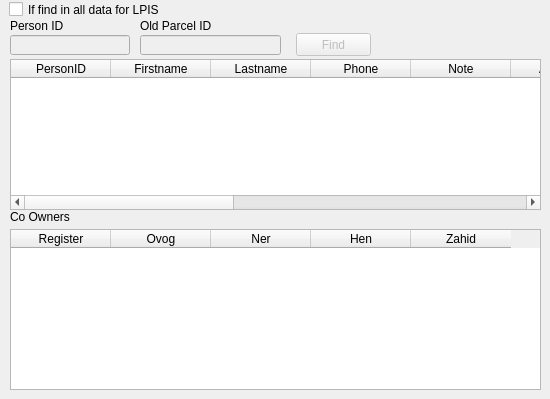
      <widget class="QWidget" name="tab_6">
       <attribute name="title">
        <string>LPIS</string>
       </attribute>
       <widget class="QCheckBox" name="lpis_search_chbox">
        <property name="geometry">
         <rect>
          <x>9</x>
          <y>1</y>
          <width>311</width>
          <height>17</height>
         </rect>
        </property>
        <property name="text">
         <string>If find in all data for LPIS</string>
        </property>
       </widget>
       <widget class="QPushButton" name="lpis_find_button">
        <property name="enabled">
         <bool>false</bool>
        </property>
        <property name="geometry">
         <rect>
          <x>296</x>
          <y>33</y>
          <width>75</width>
          <height>23</height>
         </rect>
        </property>
        <property name="text">
         <string>Find</string>
        </property>
       </widget>
       <widget class="QLabel" name="label_31">
        <property name="geometry">
         <rect>
          <x>140</x>
          <y>18</y>
          <width>231</width>
          <height>16</height>
         </rect>
        </property>
        <property name="text">
         <string>Old Parcel ID</string>
        </property>
       </widget>
       <widget class="QLabel" name="label_48">
        <property name="geometry">
         <rect>
          <x>10</x>
          <y>18</y>
          <width>121</width>
          <height>16</height>
         </rect>
        </property>
        <property name="text">
         <string>Person ID</string>
        </property>
       </widget>
       <widget class="QLineEdit" name="lpis_old_parcel_id_edit">
        <property name="enabled">
         <bool>false</bool>
        </property>
        <property name="geometry">
         <rect>
          <x>140</x>
          <y>35</y>
          <width>141</width>
          <height>20</height>
         </rect>
        </property>
       </widget>
       <widget class="QTableWidget" name="lpis_info_twidget">
        <property name="geometry">
         <rect>
          <x>10</x>
          <y>59</y>
          <width>531</width>
          <height>151</height>
         </rect>
        </property>
        <column>
         <property name="text">
          <string>PersonID</string>
         </property>
        </column>
        <column>
         <property name="text">
          <string>Firstname</string>
         </property>
        </column>
        <column>
         <property name="text">
          <string>Lastname</string>
         </property>
        </column>
        <column>
         <property name="text">
          <string>Phone</string>
         </property>
        </column>
        <column>
         <property name="text">
          <string>Note</string>
         </property>
        </column>
        <column>
         <property name="text">
          <string>Address</string>
         </property>
        </column>
        <column>
         <property name="text">
          <string>PID</string>
         </property>
        </column>
        <column>
         <property name="text">
          <string>Decision Area</string>
         </property>
        </column>
        <column>
         <property name="text">
          <string>Land Cost</string>
         </property>
        </column>
        <column>
         <property name="text">
          <string>Decision No</string>
         </property>
        </column>
        <column>
         <property name="text">
          <string>Cert ID</string>
         </property>
        </column>
        <column>
         <property name="text">
          <string>Status</string>
         </property>
        </column>
       </widget>
       <widget class="QLineEdit" name="lpis_person_id_edit">
        <property name="enabled">
         <bool>false</bool>
        </property>
        <property name="geometry">
         <rect>
          <x>10</x>
          <y>35</y>
          <width>120</width>
          <height>20</height>
         </rect>
        </property>
       </widget>
       <widget class="QLabel" name="label_32">
        <property name="geometry">
         <rect>
          <x>10</x>
          <y>209</y>
          <width>361</width>
          <height>16</height>
         </rect>
        </property>
        <property name="text">
         <string>Co Owners</string>
        </property>
       </widget>
       <widget class="QTableWidget" name="lpis_co_owner_twidget">
        <property name="geometry">
         <rect>
          <x>10</x>
          <y>229</y>
          <width>531</width>
          <height>161</height>
         </rect>
        </property>
        <column>
         <property name="text">
          <string>Register</string>
         </property>
        </column>
        <column>
         <property name="text">
          <string>Ovog</string>
         </property>
        </column>
        <column>
         <property name="text">
          <string>Ner</string>
         </property>
        </column>
        <column>
         <property name="text">
          <string>Hen</string>
         </property>
        </column>
        <column>
         <property name="text">
          <string>Zahid</string>
         </property>
        </column>
       </widget>
      </widget>
